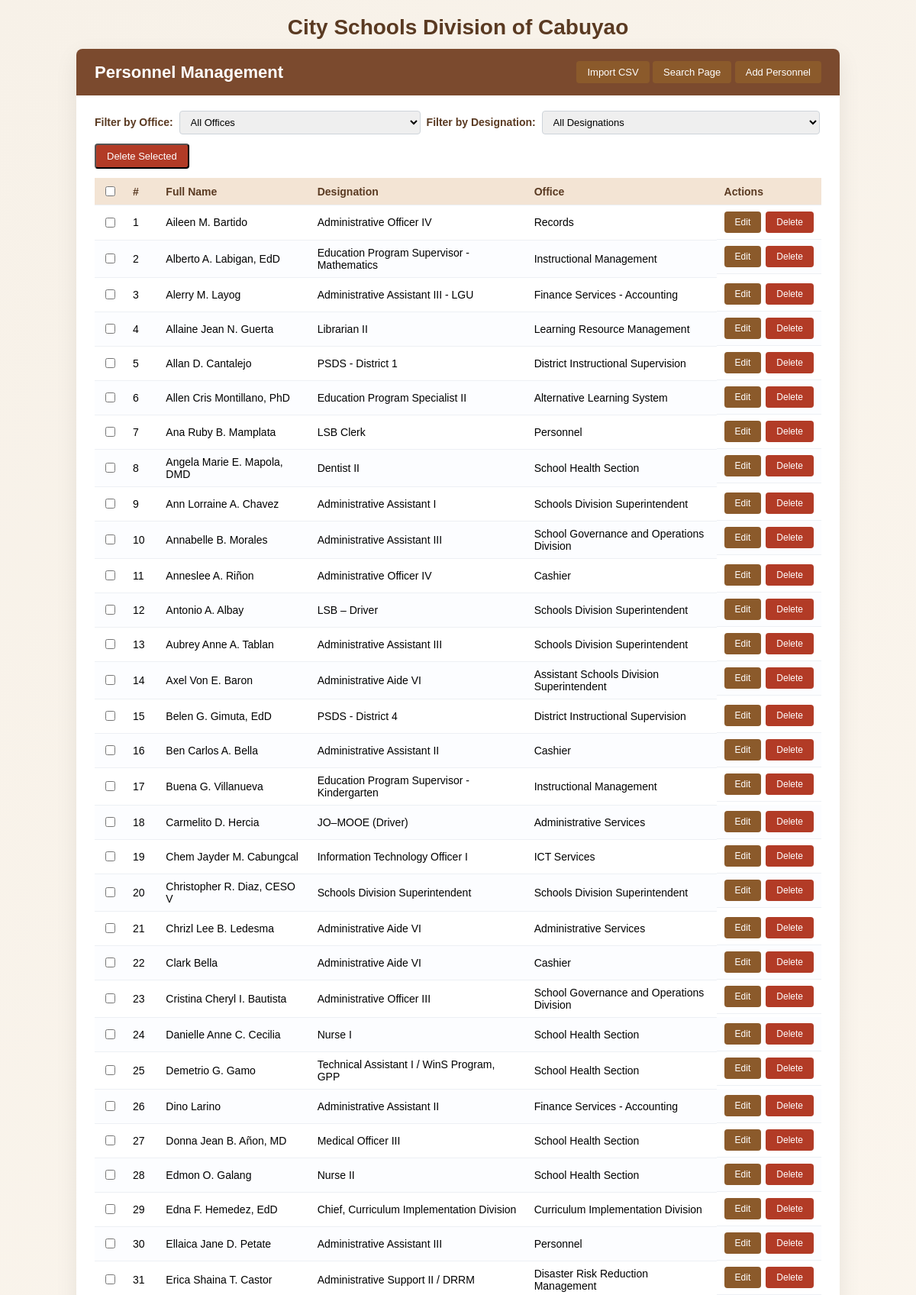
The page /personnel_list.php (upper part) on the database its author committed.
### tables this page shows
CREATE TABLE personnel (
    id INT AUTO_INCREMENT PRIMARY KEY,
    full_name VARCHAR(150) NOT NULL,
    designation VARCHAR(200) NOT NULL,
    office_id INT NOT NULL,
    FOREIGN KEY (office_id) REFERENCES offices(id)
);

CREATE TABLE offices (
    id INT AUTO_INCREMENT PRIMARY KEY,
    office_name VARCHAR(150) NOT NULL
);

### personnel_list.php (the view, shortened to what this page needs)
<?php
require_once 'db.php';
$sql = "SELECT p.id, p.full_name, p.designation, o.office_name
        FROM personnel p
        JOIN offices o ON p.office_id = o.id";
$sql .= " ORDER BY p.full_name";
$result = $conn->query($sql);
?>
<!DOCTYPE html>
<html lang="en">
<head>
</head>
<body>
<div class="page-wrapper">
    <div class="page-title">City Schools Division of Cabuyao</div>
    <div class="card">
        <div class="card-header">
            <h1>Personnel Management</h1>
            <div>
                <a href="personnel_import.php" class="button-link">Import CSV</a>
                <a href="index.php" class="button-link btn-secondary">Search Page</a>
                <a href="personnel_form.php" class="button-link">Add Personnel</a>
            </div>
        </div>
        <div class="card-body">
            <form method="get" action="" class="filter-row">
                <div>
                    <label for="office_id">Filter by Office:</label>
                    <select name="office_id" id="office_id" onchange="this.form.submit()">
                        <option value="0">All Offices</option>
                    </select>
                </div>
                <div>
                    <label for="designation">Filter by Designation:</label>
                    <select name="designation" id="designation" onchange="this.form.submit()">
                        <option value="">All Designations</option>
                    </select>
                </div>
            </form>
            <?php if ($result && $result->num_rows > 0): ?>
                <form method="post" action="personnel_delete_bulk.php" onsubmit="return confirmBulkDelete('personnel');">
                    <div class="bulk-actions">
                        <button type="submit" class="btn btn-secondary btn-danger">Delete Selected</button>
                    </div>
                    <table>
                        <thead>
                        <tr>
                            <th><input type="checkbox" id="select_all_personnel" /></th>
                            <th>#</th>
                            <th>Full Name</th>
                            <th>Designation</th>
                            <th>Office</th>
                            <th>Actions</th>
                        </tr>
                        </thead>
                        <tbody>
                        <?php $i = 1; while ($row = $result->fetch_assoc()): ?>
                            <tr>
                                <td><input type="checkbox" name="ids[]" value="<?php echo $row['id']; ?>" class="row-check-personnel" /></td>
                                <td><?php echo $i++; ?></td>
                                <td><?php echo htmlspecialchars($row['full_name']); ?></td>
                                <td><?php echo htmlspecialchars($row['designation']); ?></td>
                                <td><?php echo htmlspecialchars($row['office_name']); ?></td>
                                <td class="actions">
                                    <a href="personnel_form.php?id=<?php echo $row['id']; ?>" class="btn">Edit</a>
                                    <a href="personnel_delete.php?id=<?php echo $row['id']; ?>" class="btn btn-secondary" onclick="return confirm('Delete this record?');">Delete</a>
                                </td>
                            </tr>
                        <?php endwhile; ?>
                        </tbody>
                    </table>
                </form>
            <?php else: ?>
                <p class="text-muted">No personnel records yet. Click <strong>Add Personnel</strong> to create one.</p>
            <?php endif; ?>
        </div>
    </div>
</div>
</body>
</html>

### personnel_list.php (style rules this page uses)
* { box-sizing: border-box; }
body { font-family: Arial, sans-serif; background: linear-gradient(135deg, #f7f1e8, #fffaf3); margin:0; padding:20px; }
.page-wrapper { max-width: 1000px; margin: 0 auto; }
.card { background:#fff; border-radius:8px; box-shadow:0 10px 30px rgba(0,0,0,0.08); overflow:hidden; }
.card-header { background:#7b4a2e; color:#fff; padding:16px 24px; display:flex; justify-content:space-between; align-items:center; }
.card-header h1 { margin:0; font-size:22px; }
.card-body { padding:20px 24px 24px; }
a.button-link, .btn { display:inline-block; padding:7px 14px; background:#8b5a2b; color:#fff; text-decoration:none; border-radius:4px; font-size:13px; }
.btn-secondary { background:#b23b26; }
table { width:100%; border-collapse:collapse; margin-top:12px; }
th, td { padding:8px 10px; border-bottom:1px solid #edf0f4; font-size:14px; }
th { background:#f3e4d4; text-align:left; font-weight:600; color:#5a3a22; }
tr:nth-child(even) td { background:#fcfdff; }
.actions { display:flex; align-items:center; gap:6px; }
.actions a { font-size:12px; }
.page-title { text-align:center; margin-bottom:12px; font-size:28px; font-weight:600; color:#5a3a22; }
.filter-row { margin-bottom:12px; display:flex; align-items:center; gap:8px; font-size:14px; flex-wrap:wrap; }
.filter-row label { font-weight:600; color:#5a3a22; margin-right:4px; }
.filter-row select { padding:6px 10px; border-radius:4px; border:1px solid #ced4da; font-size:13px; }
.bulk-actions { margin-top:8px; margin-bottom:4px; }
.bulk-actions .btn-danger { background:#b23b26; }

### rows shown on the page
personnel: full_name "Aileen M. Bartido", designation "Administrative Officer IV", office.office_name "Records"
personnel: full_name "Alberto A. Labigan, EdD", designation "Education Program Supervisor - Mathematics", office.office_name "Instructional Management"
personnel: full_name "Alerry M. Layog", designation "Administrative Assistant III - LGU", office.office_name "Finance Services - Accounting"
personnel: full_name "Allaine Jean N. Guerta", designation "Librarian II", office.office_name "Learning Resource Management"
personnel: full_name "Allan D. Cantalejo", designation "PSDS - District 1", office.office_name "District Instructional Supervision"
personnel: full_name "Allen Cris Montillano, PhD", designation "Education Program Specialist II", office.office_name "Alternative Learning System"
personnel: full_name "Ana Ruby B. Mamplata", designation "LSB Clerk", office.office_name "Personnel"
personnel: full_name "Angela Marie E. Mapola, DMD", designation "Dentist II", office.office_name "School Health Section"
personnel: full_name "Ann Lorraine A. Chavez", designation "Administrative Assistant I", office.office_name "Schools Division Superintendent"
personnel: full_name "Annabelle B. Morales", designation "Administrative Assistant III", office.office_name "School Governance and Operations Division"
personnel: full_name "Anneslee A. Riñon", designation "Administrative Officer IV", office.office_name "Cashier"
personnel: full_name "Antonio A. Albay", designation "LSB – Driver", office.office_name "Schools Division Superintendent"
personnel: full_name "Aubrey Anne A. Tablan", designation "Administrative Assistant III", office.office_name "Schools Division Superintendent"
personnel: full_name "Axel Von E. Baron", designation "Administrative Aide VI", office.office_name "Assistant Schools Division Superintendent"
personnel: full_name "Belen G. Gimuta, EdD", designation "PSDS - District 4", office.office_name "District Instructional Supervision"
personnel: full_name "Ben Carlos A. Bella", designation "Administrative Assistant II", office.office_name "Cashier"
personnel: full_name "Buena G. Villanueva", designation "Education Program Supervisor - Kindergarten", office.office_name "Instructional Management"
personnel: full_name "Carmelito D. Hercia", designation "JO–MOOE (Driver)", office.office_name "Administrative Services"
personnel: full_name "Chem Jayder M. Cabungcal", designation "Information Technology Officer I", office.office_name "ICT Services"
personnel: full_name "Christopher R. Diaz, CESO V", designation "Schools Division Superintendent", office.office_name "Schools Division Superintendent"
personnel: full_name "Chrizl Lee B. Ledesma", designation "Administrative Aide VI", office.office_name "Administrative Services"
personnel: full_name "Clark Bella", designation "Administrative Aide VI", office.office_name "Cashier"
personnel: full_name "Cristina Cheryl I. Bautista", designation "Administrative Officer III", office.office_name "School Governance and Operations Division"
personnel: full_name "Danielle Anne C. Cecilia", designation "Nurse I", office.office_name "School Health Section"
personnel: full_name "Demetrio G. Gamo", designation "Technical Assistant I / WinS Program, GPP", office.office_name "School Health Section"
personnel: full_name "Dino Larino", designation "Administrative Assistant II", office.office_name "Finance Services - Accounting"
personnel: full_name "Donna Jean B. Añon, MD", designation "Medical Officer III", office.office_name "School Health Section"
personnel: full_name "Edmon O. Galang", designation "Nurse II", office.office_name "School Health Section"
personnel: full_name "Edna F. Hemedez, EdD", designation "Chief, Curriculum Implementation Division", office.office_name "Curriculum Implementation Division"
personnel: full_name "Ellaica Jane D. Petate", designation "Administrative Assistant III", office.office_name "Personnel"
personnel: full_name "Erica Shaina T. Castor", designation "Administrative Support II / DRRM", office.office_name "Disaster Risk Reduction Management"
